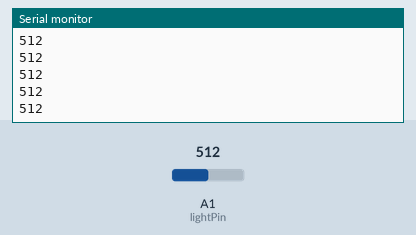
Bench run of a sketch on a simulated Arduino Uno, built with avr-gcc and run on an emulated ATmega328P. Parts: the last lines printed to the serial monitor. Inputs (shaded band) come from the test bench; at power-on: A1 (lightPin) = 512.

Above: at 1.2 s.
1.3 s: A1 (lightPin) set to 716
At 1.31 s:
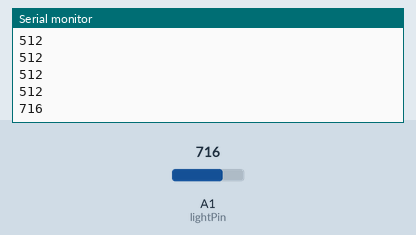
2.8 s: A1 (lightPin) set to 900
At 2.81 s:
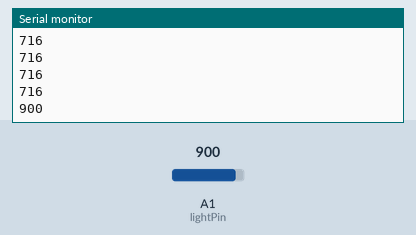
Timing chart, 0 to 5.8 s (numbered marks = the images above; inputs shaded):
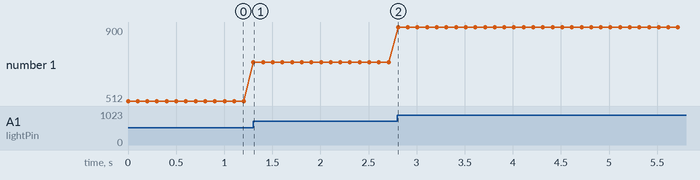

The sketch:

print_light_value.ino
```cpp
int lightPin = 1;

void setup() {
  Serial.begin(19200);
}

void loop() {
  Serial.println(analogRead(lightPin));
  delay(100);
}
```

Measured:
- after the input at 1.3 s, the serial monitor: prints a new line at once (image 1)
- after the input at 2.8 s, the serial monitor: prints a new line at once (image 2)
- plotted number 1: 512 → 716 after the input at 1.3 s, 716 → 900 after the input at 2.8 s
